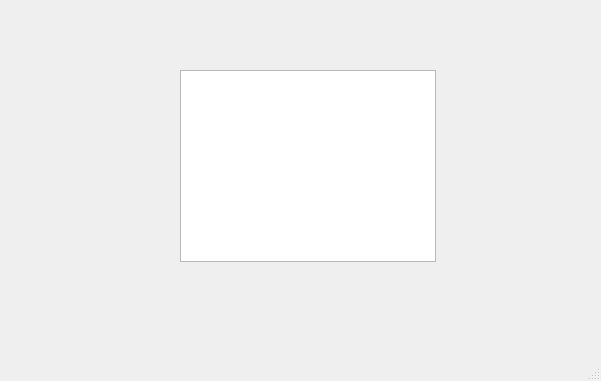
<?xml version="1.0" encoding="UTF-8"?>
<ui version="4.0">
 <class>MainWindow</class>
 <widget class="QMainWindow" name="MainWindow">
  <property name="geometry">
   <rect>
    <x>0</x>
    <y>0</y>
    <width>601</width>
    <height>381</height>
   </rect>
  </property>
  <property name="windowTitle">
   <string>MainWindow</string>
  </property>
  <widget class="QWidget" name="centralwidget">
   <widget class="QListWidget" name="listWidget">
    <property name="geometry">
     <rect>
      <x>180</x>
      <y>70</y>
      <width>256</width>
      <height>192</height>
     </rect>
    </property>
   </widget>
  </widget>
  <widget class="QMenuBar" name="menubar">
   <property name="geometry">
    <rect>
     <x>0</x>
     <y>0</y>
     <width>601</width>
     <height>22</height>
    </rect>
   </property>
  </widget>
  <widget class="QStatusBar" name="statusbar"/>
 </widget>
 <resources/>
 <connections/>
</ui>
